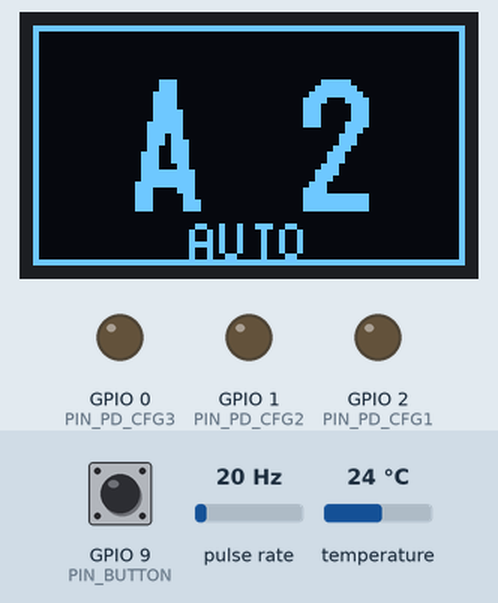
This program was run on a simulated ESP32-C3. Parts: 72×40 one-colour display, output pins drawn as LEDs (lit = HIGH). Wiring (inferred from the names in the program): pulse sensor: data GPIO 7. Inputs (shaded band) come from the test bench; at power-on: GPIO 9 (PIN_BUTTON) HIGH, pulse rate 20 Hz, temperature 24 °C. What the program prints to the serial monitor is not drawn.

Above: at 1.6 s.
1.7 s: GPIO 9 (PIN_BUTTON) pulled LOW for 1 s
At 3.1 s:
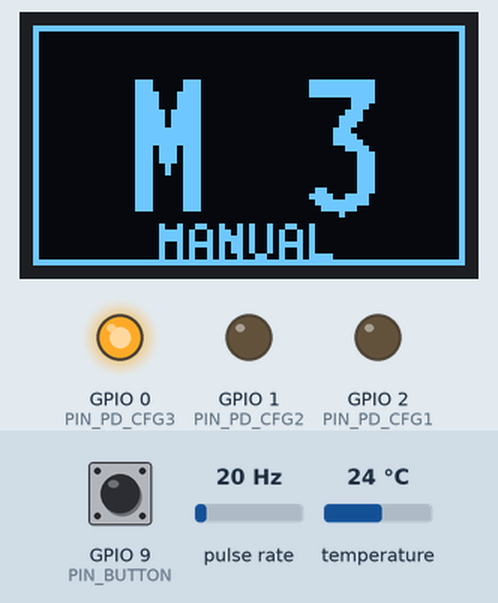
5.5 s: GPIO 9 (PIN_BUTTON) pulled LOW for 0.15 s
At 8.3 s:
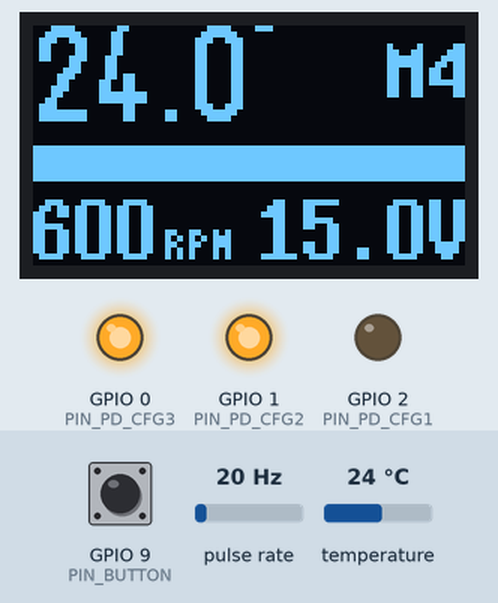
8.6 s: pulse rate (sensor on GPIO 7) set to 4 Hz
At 9.24 s:
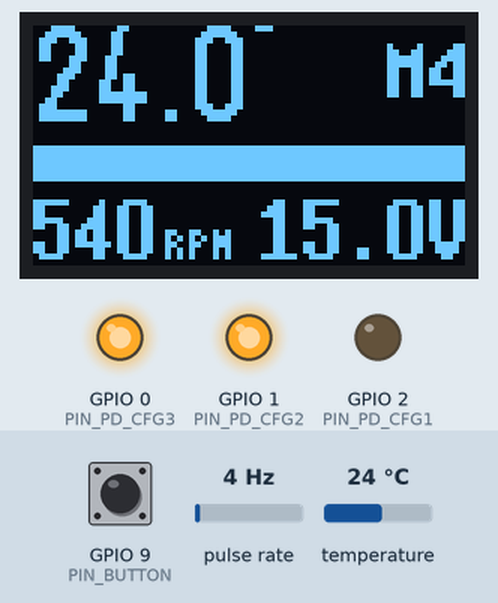
10.4 s: temperature set to 12 °C
At 11.8 s:
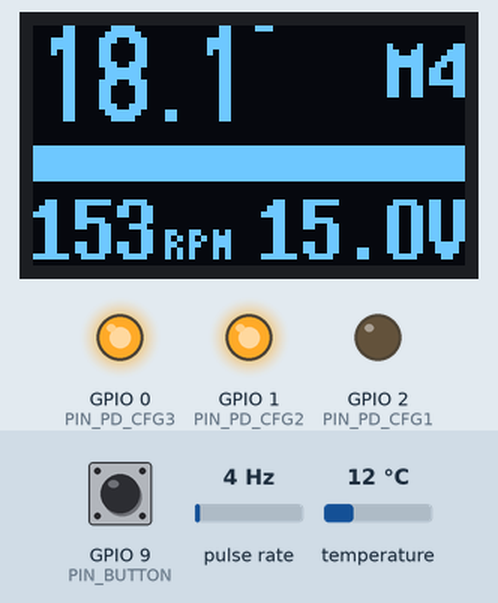
12.3 s: GPIO 9 (PIN_BUTTON) pulled LOW for 0.15 s
At 13.6 s:
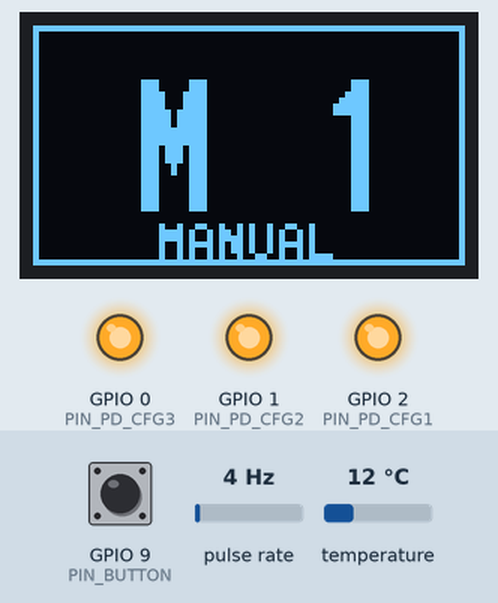
15.4 s: GPIO 9 (PIN_BUTTON) pulled LOW for 3.2 s
At 18.5 s:
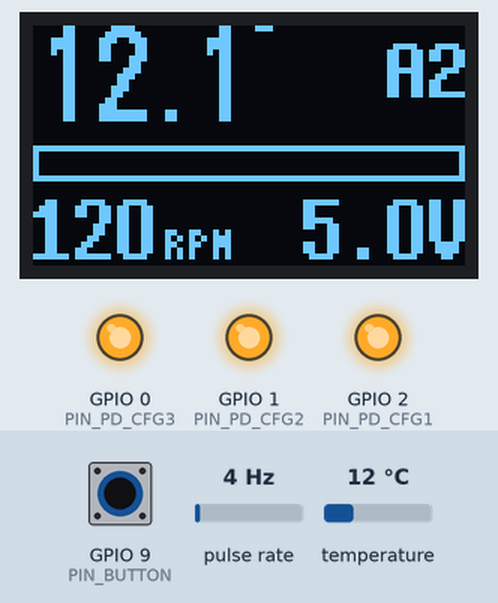
Timing chart, 0 to 20.0 s (numbered marks = the images above; inputs shaded):
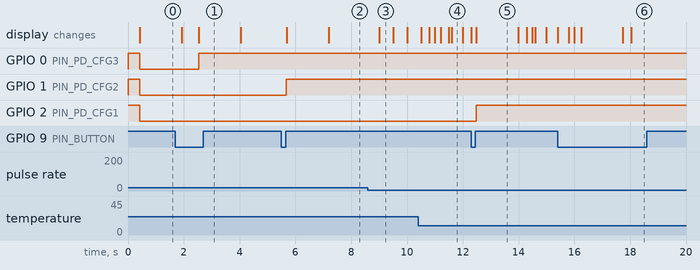

Measured:
- after the input at 1.7 s, GPIO 0 (PIN_PD_CFG3): LOW → HIGH after 0.83 s; the display: first differs from a run without the input after 0.84 s (image 1)
- after the input at 5.5 s, GPIO 1 (PIN_PD_CFG2): LOW → HIGH after 0.18 s; the display: first changes after 0.19 s (image 2 shows a later state)
- after the input at 8.6 s, the display: changes after 0.40 s (image 3)
- after the input at 12.3 s, GPIO 2 (PIN_PD_CFG1): LOW → HIGH after 0.18 s; the display: first differs from a run without the input after 0.19 s (image 5)
- after the input at 15.4 s, the display: first differs from a run without the input after 0.84 s (image 6 shows a later state)
- what the display in image 3 shows lasts 0.5 s, from 9.0 s to 9.5 s
- what the display in image 5 shows lasts 1.5 s, from 12.5 s to 14.0 s

The program:

main.cpp
```cpp
#include <Arduino.h>
#include <WiFi.h>
#include <esp32-hal-bt.h>
#include "config.h"
#include "TempSensorDS18B20.h"
#include "FanControl.h"
#include "Tach.h"
#include "ButtonInput.h"
#include "Controller.h"
#include "DisplayUi.h"

static TempSensorDS18B20 tempSensor;
static FanControl fan;
static Tach tach;
static ButtonInput button;
static Controller controller;
static DisplayUi ui;

static uint32_t spinningSince = 0; // last time we saw rpm > 0 (or power == 0)
static bool stalled = false;
static uint32_t lastLog = 0;

void setup() {
  // This firmware never uses WiFi/BLE; explicitly power the radios off
  // (belt-and-suspenders - they're never started either way, but this
  // guarantees the RF/PHY power domains are gated for a headless,
  // battery-powered van install).
  WiFi.mode(WIFI_OFF);
  btStop();

  // Fan first, on principle — though with the CH224K PD sink the pre-firmware
  // state is already safe: with the CFG GPIOs still high-Z the chip sits at 5V,
  // the lowest step. begin() just makes that explicit.
  fan.begin();
  Serial.begin(115200);
  tempSensor.begin();
  tach.begin();
  button.begin();
  ui.begin();
  ui.showChangePopup(controller.mode(), controller.level(), millis());
}

void loop() {
  uint32_t now = millis();

  tempSensor.tick(now);
  tach.tick(now);

  if (controller.handleButton(button.tick(now)))
    ui.showChangePopup(controller.mode(), controller.level(), now);

  float power = controller.computePowerPercent(tempSensor.celsius(),
                                               tempSensor.valid());
  fan.setPowerPercent(power);

  // Stall detection: no tach pulses for STALL_TIMEOUT_MS. Deliberately not
  // gated on power > 0 — with the PD sink the rail is never off (0% is the 5V
  // step, where the fan still turns), so a silent tach always means trouble.
  // The old `power <= 0.0f ||` short-circuit blinded the check at exactly the
  // lowest level.
  if (tach.rpm() > 0) spinningSince = now;
  stalled = (now - spinningSince) > STALL_TIMEOUT_MS;

  ui.tick(now, tempSensor.celsius(), tempSensor.valid(), controller.mode(),
          controller.level(), power, fan.targetVolts(), tach.rpm(), stalled);

  if (now - lastLog >= 2000) {
    lastLog = now;
    Serial.printf("temp=%.1fC mode=%s level=%u power=%.0f%% volts=%.1fV rpm=%u%s\n",
                  tempSensor.celsius(),
                  controller.mode() == Mode::Auto ? "auto" : "manual",
                  controller.level(), power, fan.targetVolts(), tach.rpm(),
                  stalled ? " STALL" : "");
  }
}
```

ButtonInput.cpp
```cpp
#include "ButtonInput.h"
#include "config.h"

void ButtonInput::begin() {
  pinMode(PIN_BUTTON, INPUT_PULLUP);
}

ButtonEvent ButtonInput::tick(uint32_t now) {
  bool raw = digitalRead(PIN_BUTTON) == LOW;
  if (raw != _rawLast) {
    _rawLast = raw;
    _rawChange = now;
  }
  if (now - _rawChange < DEBOUNCE_MS || raw == _stable) {
    if (_stable && !_longFired && now - _pressStart >= LONG_PRESS_MS) {
      _longFired = true;
      return ButtonEvent::Long;
    }
    return ButtonEvent::None;
  }
  _stable = raw;
  if (_stable) { // pressed
    _pressStart = now;
    _longFired = false;
    return ButtonEvent::None;
  }
  return _longFired ? ButtonEvent::None : ButtonEvent::Short;
}
```

ButtonInput.h
```cpp
#pragma once
#include <Arduino.h>

enum class ButtonEvent { None, Short, Long };

// Debounced active-low button. Short press fires on release; long press
// fires once while still held (release is then ignored).
class ButtonInput {
public:
  void begin();
  ButtonEvent tick(uint32_t now);

private:
  bool _stable = false;      // debounced pressed state
  bool _rawLast = false;
  bool _longFired = false;
  uint32_t _rawChange = 0;
  uint32_t _pressStart = 0;
};
```

Controller.cpp
```cpp
#include "Controller.h"
#include "config.h"

bool Controller::handleButton(ButtonEvent ev) {
  if (ev == ButtonEvent::Long) {
    _mode = (_mode == Mode::Auto) ? Mode::Manual : Mode::Auto;
    return true;
  }
  if (ev == ButtonEvent::Short) {
    if (_mode == Mode::Manual)
      _manualLevel = _manualLevel % MANUAL_LEVEL_COUNT + 1;    // 1..N, same as auto
    else
      _autoLevel = _autoLevel % AUTO_LEVEL_COUNT + 1;          // 1..N, never off
    return true;
  }
  return false;
}

float Controller::computePowerPercent(float tempC, bool tempValid) const {
  if (_mode == Mode::Manual) {
    // Convert target voltage to the power% that FanControl will map back to it
    float v = MANUAL_VOLTS[_manualLevel - 1];
    return (v - FAN_V_MIN) / (FAN_V_MAX - FAN_V_MIN) * 100.0f;
  }
  // Auto with a broken sensor: fail safe to full power.
  if (!tempValid) return 100.0f;
  float tMax = autoRampMaxTempC(_autoLevel);
  if (tempC <= AUTO_BASE_TEMP_C) return FAN_MIN_POWER_PCT;
  if (tempC >= tMax) return 100.0f;
  float frac = (tempC - AUTO_BASE_TEMP_C) / (tMax - AUTO_BASE_TEMP_C);
  return FAN_MIN_POWER_PCT + frac * (100.0f - FAN_MIN_POWER_PCT);
}
```

Controller.h
```cpp
#pragma once
#include <Arduino.h>
#include "ButtonInput.h"
#include "config.h"

enum class Mode { Manual, Auto };

// Mode/level state machine and fan power computation (0..100%; FanControl
// turns power into a supply voltage).
// Manual: levels 1..MANUAL_LEVEL_COUNT as fixed power steps.
// Auto: levels 1..AUTO_LEVEL_COUNT select a ramp; power runs continuously
// from the minimum at <=base temp up to 100% at the ramp's max temperature.
class Controller {
public:
  // Returns true if level or mode changed (drives the UI popup).
  bool handleButton(ButtonEvent ev);
  float computePowerPercent(float tempC, bool tempValid) const;

  Mode mode() const { return _mode; }
  uint8_t level() const { return _mode == Mode::Auto ? _autoLevel : _manualLevel; }

private:
  Mode _mode = Mode::Auto;
  uint8_t _manualLevel = BOOT_MANUAL_LEVEL;
  uint8_t _autoLevel = BOOT_AUTO_LEVEL;
};
```

DisplayUi.cpp
```cpp
#include "DisplayUi.h"
#include "config.h"
#include <U8g2lib.h>

static U8G2_SSD1306_72X40_ER_F_HW_I2C u8g2(U8G2_R0, U8X8_PIN_NONE,
                                           PIN_OLED_SCL, PIN_OLED_SDA);

void DisplayUi::begin() {
  u8g2.begin();
  u8g2.setBusClock(400000);  //400kHz I2C
  // Nudge the panel alignment for this specific (clone) glass — see the
  // comment on OLED_X_OFFSET/OLED_Y_OFFSET in config.h.
  u8g2.getU8x8()->x_offset = OLED_X_OFFSET;
  u8g2.sendF("ca", 0x0d3, OLED_Y_OFFSET); // SSD1306 "Set Display Offset"
  // Note on brightness: this panel is dim at any setting, but that is a
  // PHYSICAL property of the glass, not a fixable driver/register issue.
  // u8g2's stock init already sends the SSD1306B Iref command (0xAD/0x30)
  // and maxes every relevant register; the SH1106 driver path likewise
  // already maxes DC-DC pump voltage (0x33) and contrast. Bench-tested all
  // three drivers (this SSD1306, SH1106, Adafruit) plus every register
  // permutation on real hardware - all equally dim; touching 0xAD only
  // ever no-ops or blacks the panel. Do not re-attempt brightness tuning
  // here. See /memories/repo/mobifan-hw-debug.md for the full findings.
  u8g2.setContrast(255);     // set contrast to maximum
}

void DisplayUi::showChangePopup(Mode mode, uint8_t level, uint32_t now) {
  _popupMode = mode;
  _popupLevel = level;
  _popupUntil = now + POPUP_DURATION_MS;
  _lastDraw = 0; // redraw immediately
}

void DisplayUi::tick(uint32_t now, float tempC, bool tempValid, Mode mode,
                     uint8_t level, float powerPct, float volts, uint32_t rpm,
                     bool stalled) {
  if (now - _lastDraw < 100) return; // ~10 Hz
  _lastDraw = now;
  u8g2.clearBuffer();
  if (now < _popupUntil)
    drawPopup();
  else
    drawMain(tempC, tempValid, mode, level, powerPct, volts, rpm, stalled);
  u8g2.sendBuffer();
}

// +--------------------------+
// | +----------------------+ |  full-screen takeover, framed so a change
// | |        A 3           | |  is unmistakable at a glance:
// | |   logisoso22 (big)   | |    line 1: mode letter + level, centered
// | |        AUTO          | |    line 2: mode spelled out, 5x8 font
// | +----------------------+ |
// +--------------------------+
void DisplayUi::drawPopup() {
  char big[8];
  snprintf(big, sizeof(big), "%s %u",
           _popupMode == Mode::Auto ? "A" : "M", _popupLevel);
  u8g2.setFont(u8g2_font_logisoso22_tr);
  u8g2.drawStr((72 - u8g2.getStrWidth(big)) / 2, 31, big);
  u8g2.setFont(u8g2_font_5x8_tr);
  const char* label = _popupMode == Mode::Auto ? "AUTO" : "MANUAL";
  u8g2.drawStr((72 - u8g2.getStrWidth(label)) / 2, 39, label);
  u8g2.drawFrame(0, 0, 72, 40);
}

// +--------------------------+
// |  24.3°              A3   |  y=16: temp logisoso16 left, mode+level right
// |  [#########_______]      |  y=21..29: power bar = live fan power
// |  1450 rpm          9.5V  |  y=39: rpm (big, small unit) left, volts
// +--------------------------+        (big) right; replaced by "FAN STALL!"
void DisplayUi::drawMain(float tempC, bool tempValid, Mode mode, uint8_t level,
                         float powerPct, float volts, uint32_t rpm,
                         bool stalled) {
  // Temperature, large
  char buf[16];
  if (tempValid)
    snprintf(buf, sizeof(buf), "%.1f\xb0", tempC);
  else
    snprintf(buf, sizeof(buf), "--.-");
  u8g2.setFont(u8g2_font_logisoso16_tf);
  u8g2.drawUTF8(0, 16, buf);

  // Mode + level, top right
  snprintf(buf, sizeof(buf), "%s%u", mode == Mode::Auto ? "A" : "M", level);
  u8g2.setFont(u8g2_font_7x13B_tr);
  u8g2.drawStr(72 - u8g2.getStrWidth(buf), 12, buf);

  // Power bar with current output
  u8g2.drawFrame(0, 20, 72, 6);
  u8g2.drawBox(1, 21, (uint8_t)(70.0f * powerPct / 100.0f), 4);

  // Bottom line: stall warning or RPM + fan supply voltage. Numbers are
  // 7x14B (up from 6x13) for legibility; the "RPM" unit is a small
  // subscript so the digits stay this big without overflowing 72px wide.
  u8g2.setFont(u8g2_font_7x14B_tr);
  // if (stalled) {
  //   const char* warn = "FAN STALL!";
  //   u8g2.drawStr((72 - u8g2.getStrWidth(warn)) / 2, 39, warn);
  // } else {
    snprintf(buf, sizeof(buf), "%u", (unsigned)rpm);
    u8g2.drawStr(0, 39, buf);
    uint8_t x = u8g2.getStrWidth(buf);
    u8g2.setFont(u8g2_font_4x6_tr);
    u8g2.drawStr(x + 2, 39, "RPM");

    u8g2.setFont(u8g2_font_7x14B_tr);
    snprintf(buf, sizeof(buf), "%.1fV", volts);
    u8g2.drawStr(72 - u8g2.getStrWidth(buf), 39, buf);
  // }
}
```

DisplayUi.h
```cpp
#pragma once
#include <Arduino.h>
#include "Controller.h"

// 72x40 SSD1306 UI. Main screen: temp, mode+level, power bar, RPM, volts.
// A change popup takes over the full screen for POPUP_DURATION_MS.
//
// Main screen (normal):            Main screen (fan stalled):
//   +--------------72px--------+     +---------------------------+
//   |                          |     |                           |
//   |  24.3°              A3   |     |  24.3°              M2    |
//   |                          |     |                           |
//   |  [#########_______]      |     |  [#####______________]    |
//   |                          |     |                           |
//   |  1450rpm           9.5V  |     |  ! FAN STALL !            |
//   +--------------------------+     +---------------------------+
//    temp (large)   mode+level        bottom line replaced by
//    power bar = live fan power       warning while stalled
//    rpm from tach    fan DC volts
//
// Change popup (shown 1.5 s after any level/mode change, framed):
//   +--------------------------+     +---------------------------+
//   | +----------------------+ |     | +-----------------------+ |
//   | |                      | |     | |                       | |
//   | |        A 3           | |     | |        M 4            | |
//   | |      (large)         | |     | |      (large)          | |
//   | |        AUTO          | |     | |       MANUAL          | |
//   | +----------------------+ |     | +-----------------------+ |
//   +--------------------------+     +---------------------------+
class DisplayUi {
public:
  void begin();
  void showChangePopup(Mode mode, uint8_t level, uint32_t now);
  void tick(uint32_t now, float tempC, bool tempValid, Mode mode,
            uint8_t level, float powerPct, float volts, uint32_t rpm,
            bool stalled);

private:
  void drawMain(float tempC, bool tempValid, Mode mode, uint8_t level,
                float powerPct, float volts, uint32_t rpm, bool stalled);
  void drawPopup();

  uint32_t _popupUntil = 0;
  Mode _popupMode = Mode::Auto;
  uint8_t _popupLevel = 0;
  uint32_t _lastDraw = 0;
};
```

FanControl.cpp
```cpp
#include "FanControl.h"
#include "config.h"

void FanControl::begin() {
  pinMode(PIN_PD_CFG1, OUTPUT);
  pinMode(PIN_PD_CFG2, OUTPUT);
  pinMode(PIN_PD_CFG3, OUTPUT);
  // Start at 5V (safe default, matches CH224K's own power-on state when
  // CFG1 is floating/HIGH).
  digitalWrite(PIN_PD_CFG1, HIGH);
  digitalWrite(PIN_PD_CFG2, HIGH);
  digitalWrite(PIN_PD_CFG3, HIGH);
  setPowerPercent(0);
}

void FanControl::setPowerPercent(float pct) {
  _power = constrain(pct, 0.0f, 100.0f);

  // Quantize continuous power% to the 4 discrete PD voltage steps.
  // Equal-width 25% bands so all 4 steps (including 5V) are reachable:
  //   0..24%   -> 5V
  //   25..49%  -> 9V
  //   50..74%  -> 12V  (fan's rated voltage)
  //   75..100% -> 15V
  float volts;
  if (_power < 25.0f)      volts = PD_VOLTS[0];  // 5V
  else if (_power < 50.0f) volts = PD_VOLTS[1];  // 9V
  else if (_power < 75.0f) volts = PD_VOLTS[2];  // 12V
  else                     volts = PD_VOLTS[3];  // 15V

  if (volts != _volts) {
    _volts = volts;
    applyCfg(_volts);
  }
}

// Drive CH224K CFG1-3 per its truth table:
//   5V:  CFG1=HIGH (CFG2/3 don't care)
//   9V:  CFG1=LOW, CFG2=LOW,  CFG3=LOW
//   12V: CFG1=LOW, CFG2=LOW,  CFG3=HIGH
//   15V: CFG1=LOW, CFG2=HIGH, CFG3=HIGH
void FanControl::applyCfg(float volts) {
  if (volts <= 5.0f) {
    digitalWrite(PIN_PD_CFG1, HIGH);
    digitalWrite(PIN_PD_CFG2, HIGH);
    digitalWrite(PIN_PD_CFG3, HIGH);
  } else if (volts <= 9.0f) {
    digitalWrite(PIN_PD_CFG1, LOW);
    digitalWrite(PIN_PD_CFG2, LOW);
    digitalWrite(PIN_PD_CFG3, LOW);
  } else if (volts <= 12.0f) {
    digitalWrite(PIN_PD_CFG1, LOW);
    digitalWrite(PIN_PD_CFG2, LOW);
    digitalWrite(PIN_PD_CFG3, HIGH);
  } else {
    // 15V
    digitalWrite(PIN_PD_CFG1, LOW);
    digitalWrite(PIN_PD_CFG2, HIGH);
    digitalWrite(PIN_PD_CFG3, HIGH);
  }
}
```

FanControl.h
```cpp
#pragma once
#include <Arduino.h>

// Fan speed via USB-C PD voltage selection: 4 discrete steps (5/9/12/15V)
// driven by a CH224K PD sink chip's CFG1-3 pins (see docs/pd-sink-control.md).
// setPowerPercent() quantizes the continuous 0..100% to the nearest voltage
// step; targetVolts() returns the actual step voltage.
class FanControl {
public:
  void begin();              // call FIRST in setup(); until then CFG1 floats -> 5V default
  void setPowerPercent(float pct);
  float powerPercent() const { return _power; }
  float targetVolts()  const { return _volts; }

private:
  void applyCfg(float volts);
  float _power = 0;
  float _volts = 5.0f;
};
```

Tach.cpp
```cpp
#include "Tach.h"
#include "config.h"

volatile uint32_t Tach::_sumUs      = 0;
volatile uint32_t Tach::_intervals  = 0;
volatile uint32_t Tach::_lastEdgeUs = 0;
volatile bool     Tach::_haveEdge   = false;

void IRAM_ATTR Tach::isr() {
  uint32_t t  = micros();
  uint32_t dt = t - _lastEdgeUs;
  // Glitch reject: too soon after the last accepted edge -> drop it without
  // re-anchoring, so ringing on one real edge cannot shift the timebase.
  if (_haveEdge && dt < TACH_MIN_PULSE_US) return;
  if (_haveEdge) {
    _sumUs += dt;
    _intervals++;
  }
  _lastEdgeUs = t;
  _haveEdge   = true;
}

void Tach::begin() {
  pinMode(PIN_FAN_TACH, INPUT_PULLUP);
  attachInterrupt(digitalPinToInterrupt(PIN_FAN_TACH), isr, FALLING);
  _lastUpdate = millis(); // else the first window is measured from boot (t=0)
}

void Tach::tick(uint32_t now) {
  if (now - _lastUpdate < TACH_UPDATE_MS) return;
  _lastUpdate = now;

  noInterrupts();
  uint32_t sumUs      = _sumUs;
  uint32_t intervals  = _intervals;
  uint32_t lastEdgeUs = _lastEdgeUs;
  bool     haveEdge   = _haveEdge;
  _sumUs     = 0;
  _intervals = 0;
  // _lastEdgeUs is deliberately kept: the interval spanning the window boundary
  // is then counted in the next window, so no interval is lost and the window
  // edge contributes no quantization error at all.
  interrupts();

  if (intervals == 0) { // no complete period in this window
    if (!haveEdge || (micros() - lastEdgeUs) > TACH_TIMEOUT_MS * 1000u) {
      noInterrupts();
      _haveEdge = false; // re-anchor on the next edge: measuring against the
                         // pre-stop timestamp would yield one huge bogus
                         // interval and a far too low first reading on restart
      interrupts();
      _rpmEma = 0.0f;
      _rpm    = 0; // stopped -> feeds the stall detection in main.cpp
    }
    return; // otherwise hold the last value (fan slower than one edge/window)
  }

  // Intervals are contiguous, so sumUs/intervals is exactly the mean period
  // over the measured span. Float keeps this off the 32-bit overflow that an
  // integer 60000000*n would hit above 72 intervals; it runs once per
  // TACH_UPDATE_MS, never in the ISR.
  float meanUs = (float)sumUs / (float)intervals;
  float rpm    = 60000000.0f / (meanUs * (float)TACH_PULSES_PER_REV);
  _rpmEma = (_rpmEma <= 0.0f) ? rpm
                              : _rpmEma + TACH_EMA_ALPHA * (rpm - _rpmEma);
  _rpm = (uint32_t)(_rpmEma + 0.5f); // round, don't truncate
}
```

Source omitted: Tach.h (1261 bytes), TempSensorDS18B20.cpp (2636 bytes), TempSensorDS18B20.h (1690 bytes), config.h (6574 bytes)
